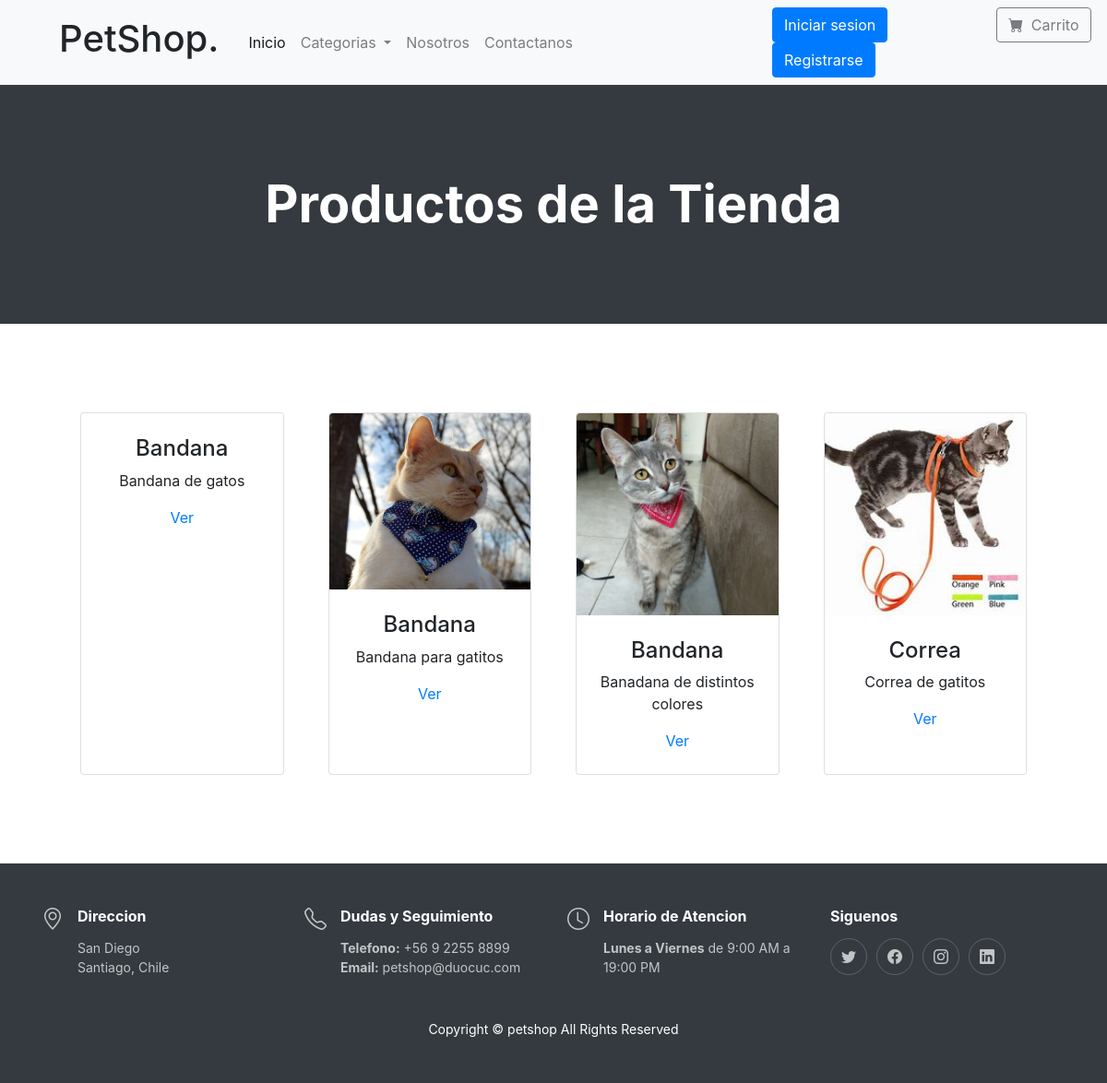
The page /categoria/1/productos on the database its author committed.
### core/models.py (models this page shows, shortened)
class Producto(models.Model):
    id = models.IntegerField(primary_key=True, verbose_name='Id de producto')
    titulo = models.CharField(max_length=50, null=False)
    stock = models.IntegerField(default=1)
    imagen = models.FileField(upload_to='img')
    descripcion = models.CharField(max_length=200, null=False)
    precio = models.DecimalField(null=False, max_digits=10, decimal_places=2)
    categoria = models.ForeignKey(Categoria,on_delete=models.CASCADE, related_name="productos")

### core/views.py (the view)
# urls.py: path('categoria/<int:categoria_id>/productos', views.productos_por_categoria, name="productos_por_categoria"),
def productos_por_categoria(request, categoria_id):
    categoria = get_object_or_404(Categoria, id = categoria_id)
    productos = categoria.productos.all()
    return render(request, 'core/producto/search.html',
    {
        'categorias' : Categoria.objects.all(),
        'productos' : productos,
        'categoria' : categoria.descripcion,
    })

### core/templates/core/producto/search.html (shortened to what this page needs)
{% extends "core/layout.html" %}
{% block content %}
<header class="bg-dark py-5">
    <div class="container px-4 px-lg-5 my-5">
        <div class="text-center text-white">
            <h1 class="display-4 fw-bolder">Productos de la Tienda</h1>
        </div>
    </div>
</header>
<section class="py-5">
    <div class="container px-4 px-lg-5 mt-5">
        <div class="row gx-4 gx-lg-5 row-cols-2 row-cols-md-3 row-cols-xl-4 justify-content-center">
            {% for producto in productos %}
            <div class="card-group">
                <div class="card">
                    <img class="card-img-top" src="{{MEDIA_URL}}{{producto.imagen.url}}"alt="">
                    <div class="card-body p-4">
                        <div class="text-center">
                            <h4>{{ producto.titulo.title|truncatechars:30 }}</h4>
                            <p>{{ producto.descripcion.capitalize|truncatechars:40 }}</p>
                            <a href="{% url 'CORE:producto_show' producto.id %}">Ver</a>
                        </div>
                    </div>
                </div>
            </div>
        {% empty %}
        <div>
            No hay producto
        </div>
    </div>
    </div>
    {% endfor %}
</section>
{% endblock %}

### core/templates/core/layout.html (shortened to what this page needs)
{% load static %}
<!doctype html>
    <html lang="es">
    <head>
        <link href="{%static 'core/css/style.css'%}" rel="stylesheet" type="text/css" media="all" />
        <link href="https://cdn.jsdelivr.net/npm/bootstrap-icons@1.5.0/font/bootstrap-icons.css" rel="stylesheet" />
        <link rel="stylesheet" href="https://cdn.jsdelivr.net/npm/bootstrap@4.0.0/dist/css/bootstrap.min.css">
    </head>
    <body>
      <nav class="navbar navbar-expand-lg navbar-light bg-light" >
        <div class="container  px-4 px-lg-5">
            <h1>PetShop<span>.</span></h1>
            <div class="collapse navbar-collapse navbar-nav-scroll"  id="navbarSupportedContent">
                <ul class="navbar-nav me-auto mb-2 mb-lg-0 ms-lg-4">
                    <li class="nav-item"><a class="nav-link active" aria-current="page" href="/">Inicio</a></li>
                    <li class="nav-item dropdown">
                      <a class="nav-link dropdown-toggle" href="#" id="navbarDropdown" role="button" data-toggle="dropdown" aria-haspopup="true" aria-expanded="false">
                          Categorias
                      </a>
                    </li>
                        <li class="nav-item"><a class="nav-link " aria-current="page" href="{% url 'CORE:nosotros' %}">Nosotros</a></li>
                        <li class="nav-item"><a class="nav-link " aria-current="page" href="{% url 'CORE:contactanos' %}">Contactanos</a></li>
                </ul>
              </div>
            </div>
                <div class="col-3"style="margin-right: 70px;">
                  <div class="row">
                      <div class="col-10   ">
                          {% if user.is_authenticated %}
                          <span class="badge bg-dark text-white ms-2 ">Hola {{ user.username }}</span>
                          <a type="button" class="btn btn-primary  " href="{% url 'logout'%}?next=/"> Cerrar sesion </a>
                          {% else %}
                          <div class="row">
                              <div class="col">
                                  <a type="button" class="btn btn-primary" href="{% url 'login'%}?next={{request.path}}"> Iniciar sesion </a>
                              </div>
                              <div class="col ">
                                  <a type="button" class="btn btn-primary" href="{% url 'CORE:register' %}"> Registrarse</a>
                              </div>
                          </div>
                          {% endif %}
                      </div>
                      <div class="col-2">
                          {% if user.is_superuser or not user.is_authenticated %}
                              <button type="button" class="btn btn-outline-dark" disabled>
                                <i class="bi-cart-fill me-1"></i>
                                Carrito
                              </button>
                          {% else %}
                              <a type="button" class="btn btn-outline-dark" href="{% url 'CORE:carrito_index' %}">
                                <i class="bi-cart-fill me-1"></i>
                                Carrito
                                <span class="badge bg-dark text-white ms-1 rounded-pill"></span>
                               </a>
                          {% endif %}
                      </div>
                  </div>
              </div>
    </nav>
            <div class="row gx-4 gx-lg-5 row-cols-2 row-cols-md-3 row-cols-xl-4 justify-content-center">
                <div class="col mb-5">
                    {% block content %}
                    {% endblock %}
                </div>
            </div>
            <footer class="py-5 bg-dark footer" id="footer">
                <div class="container">
                  <div class="row gy-3">
                    <div class="col-lg-3 col-md-6 d-flex">
                      <i class="bi bi-geo-alt icon"></i>
                      <div>
                        <h4>Direccion</h4>
                        <p>
                          San Diego <br>
                          Santiago, Chile<br>
                        </p>
                      </div>
                    </div>
                    <div class="col-lg-3 col-md-6 footer-links d-flex">
                      <i class="bi bi-telephone icon"></i>
                      <div>
                        <h4>Dudas y Seguimiento</h4>
                        <p>
                          <strong>Telefono:</strong> +56 9 2255 8899<br>
                          <strong>Email:</strong> petshop@duocuc.com<br>
                        </p>
                      </div>
                    </div>
                    <div class="col-lg-3 col-md-6 footer-links d-flex">
                      <i class="bi bi-clock icon"></i>
                      <div>
                        <h4>Horario de Atencion</h4>
                        <p>
                          <strong>Lunes a Viernes</strong> de 9:00 AM a 19:00 PM<br>
                        </p>
                      </div>
                    </div>
                    <div class="col-lg-3 col-md-6 footer-links">
                      <h4>Siguenos </h4>
                      <div class="social-links d-flex">
                        <a href="#" class="twitter"><i class="bi bi-twitter"></i></a>
                        <a href="#" class="facebook"><i class="bi bi-facebook"></i></a>
                        <a href="#" class="instagram"><i class="bi bi-instagram"></i></a>
                        <a href="#" class="linkedin"><i class="bi bi-linkedin"></i></a>
                      </div>
                    </div>
                  </div>
                </div>
                <div class="container"><p class="m-0 text-center text-white">Copyright &copy; petshop All Rights Reserved</p></div>
              </footer>
      </body>
</html>

### rows shown on the page
Producto: titulo "Bandana", descripcion "Bandana de gatos"
Producto: imagen (picture), titulo "Bandana", descripcion "Bandana para gatitos"
Producto: imagen (picture), titulo "Bandana", descripcion "Banadana de distintos colores"
Producto: imagen (picture), titulo "Correa", descripcion "Correa de gatitos"
